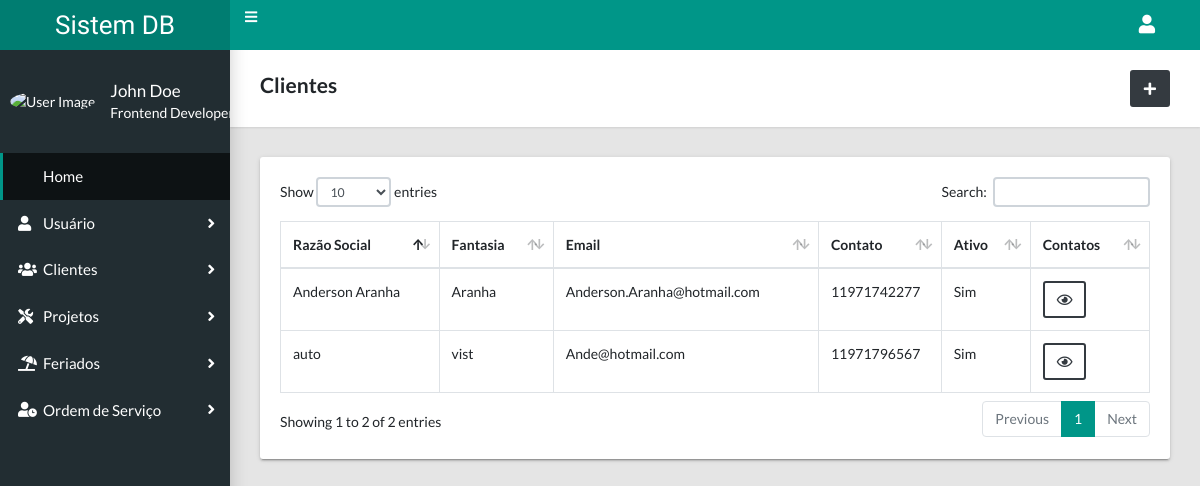
/lista/cliente/, run on the app's committed database.
### core/models.py (models this page shows, shortened)
class NovoCliente(models.Model):
    razao_social = models.TextField(
        max_length=255,
        blank=True,
        null=True
    )
    fantasia = models.TextField(
        max_length=255,
        blank=True,
        null=True
    )
    fone1 = models.TextField(
        max_length=255,
        blank=True,
        null=True
    )
    fone2 = models.TextField(
        max_length=255,
        blank=True,
        null=True
    )
    celular = models.TextField(
        max_length=255,
        blank=True,
        null=True
    )
    email = models.EmailField(
        max_length=255,
        blank=True,
        null=True
    )
    cnpj = models.TextField(
        unique=True,
        max_length=255,
        blank=True,
        null=True
    )
    ie = models.TextField(
        max_length=255,
        blank=True,
        null=True
    )
    ativo = models.CharField(
        default='Nao',
        max_length=1,
        choices=STATUS_ATIVO
    )

### core/views.py (the view)
# urls.py: path('lista/cliente/',views.ListaCliente, name='lista_cliente'),
def ListaCliente(request, edit=False):
    clientes = models.NovoCliente.objects.all()
    context={
        'clientes': clientes,
        'edit': edit
    }
    return render(request, 'lista_clientes.html', context)

### core/templates/lista_clientes.html (shortened to what this page needs)
{% extends 'base.html' %}
{% load static %}
{% block content %}
    {% include 'nav.html' %}
    <main class="app-content">
        <div class="app-title">
            <div>
                <h4>Clientes</h4>
            </div>
            <ul class="app-breadcrumb breadcrumb side">
                <li class="text-right">
                    <a href="{% url 'core:novo_cliente' %}" class="btn btn-dark" data-toggle="tooltip" title="Cadastrar Novo Cliente" data-placement="right"><i class="fas fa-plus"></i></a>
                </li>
            </ul>
        </div>
        <div class="row">
            <div class="col-md-12">
                <div class="tile">
                    <div class="tile-body">
                        <div class="table-responsive">
                            <table class="table table-hover table-bordered" id="sampleTable">
                                <thead>
                                    <tr>
                                        <th>Razão Social</th>
                                        <th>Fantasia</th>
                                        <th>Email</th>
                                        <th>Contato</th>
                                        <th>Ativo</th>
                                        <th>Contatos</th>
                                    </tr>
                                </thead>
                                <tbody>
                                    {% for c in clientes %}
                                        <tr>
                                            <td>{{ c.razao_social }}</td>
                                            <td>{{ c.fantasia }}</td>
                                            <td>{{ c.email }}</td>
                                            <td>{{ c.fone1 }}</td>
                                            <td>{{ c.get_ativo_display }}</td>
                                            <td><a href="{% url 'core:lista_contato' c.pk %}" class="btn btn-outline-dark"><i class="far fa-eye"></i></a></td>
                                        </tr>
                                    {% endfor %}
                                </tbody>
                            </table>
                        </div>
                    </div>
                </div>
            </div>
        </div>
    </main>
{% endblock %}

### core/templates/base.html (shortened to what this page needs)
{% load static %}
<!DOCTYPE html>
<html lang="pt-br">
<head>
    <link rel="stylesheet" href="https://use.fontawesome.com/releases/v5.2.0/css/all.css">
    <link rel="stylesheet" href="{% static '/core/css/main.css' %}" type="text/css" />
</head>
<body class="app sidebar-mini">
{% block content %}
{% endblock %}
</body>
</html>

### core/templates/nav.html (shortened to what this page needs)
{% load static %}
<header class="app-header"><a class="app-header__logo" href="{% url 'core:home' %}">Sistem DB</a>
    <a class="app-sidebar__toggle" href="#" data-toggle="sidebar"><i class="fa fa-bars"></i></a>
    <ul class="app-nav">
        <li class="dropdown"><a class="app-nav__item" href="#" data-toggle="dropdown" aria-label="Open Profile Menu"><i class="fa fa-user fa-lg"></i></a>
        </li>
    </ul>
</header>
<aside class="app-sidebar">
    <div class="app-sidebar__user"><img class="app-sidebar__user-avatar" src="https://s3.amazonaws.com/uifaces/faces/twitter/jsa/48.jpg" alt="User Image">
        <div>
            <p class="app-sidebar__user-name">John Doe</p>
            <p class="app-sidebar__user-designation">Frontend Developer</p>
        </div>
    </div>
    <ul class="app-menu">
        <li><a class="app-menu__item active" href="{% url 'core:home' %}"><span class="app-menu__label"> Home</span></a></li>
        <li class="treeview"><a class="app-menu__item" href="#" data-toggle="treeview"><i class="app-menu__icon fas fa-user"></i><span class="app-menu__label">Usuário</span><i class="treeview-indicator fa fa-angle-right"></i></a>
        </li>
        <li class="treeview"><a class="app-menu__item" href="#" data-toggle="treeview"><i class="app-menu__icon fas fa-users"></i><span class="app-menu__label">Clientes</span><i class="treeview-indicator fa fa-angle-right"></i></a>
        </li>
        <li class="treeview"><a class="app-menu__item" href="#" data-toggle="treeview"><i class="app-menu__icon fas fa-tools"></i><span class="app-menu__label"> Projetos</span><i class="treeview-indicator fa fa-angle-right"></i></a>
        </li>
        <li class="treeview"><a class="app-menu__item" href="#" data-toggle="treeview"><i class="app-menu__icon fas fa-umbrella-beach"></i><span class="app-menu__label">Feriados</span><i class="treeview-indicator fa fa-angle-right"></i></a>
        </li>
        <li class="treeview"><a class="app-menu__item" href="#" data-toggle="treeview"><i class="app-menu__icon fas fa-user-clock"></i><span class="app-menu__label">Ordem de Serviço</span><i class="treeview-indicator fa fa-angle-right"></i></a>
        </li>
    </ul>
</aside>

### data on the page
NovoCliente: razao_social "Anderson Aranha", fantasia "Aranha", email "Anderson.Aranha@hotmail.com", fone1 "11971742277", ativo "Sim"
NovoCliente: razao_social "auto", fantasia "vist", email "Ande@hotmail.com", fone1 "11971796567", ativo "Sim"
